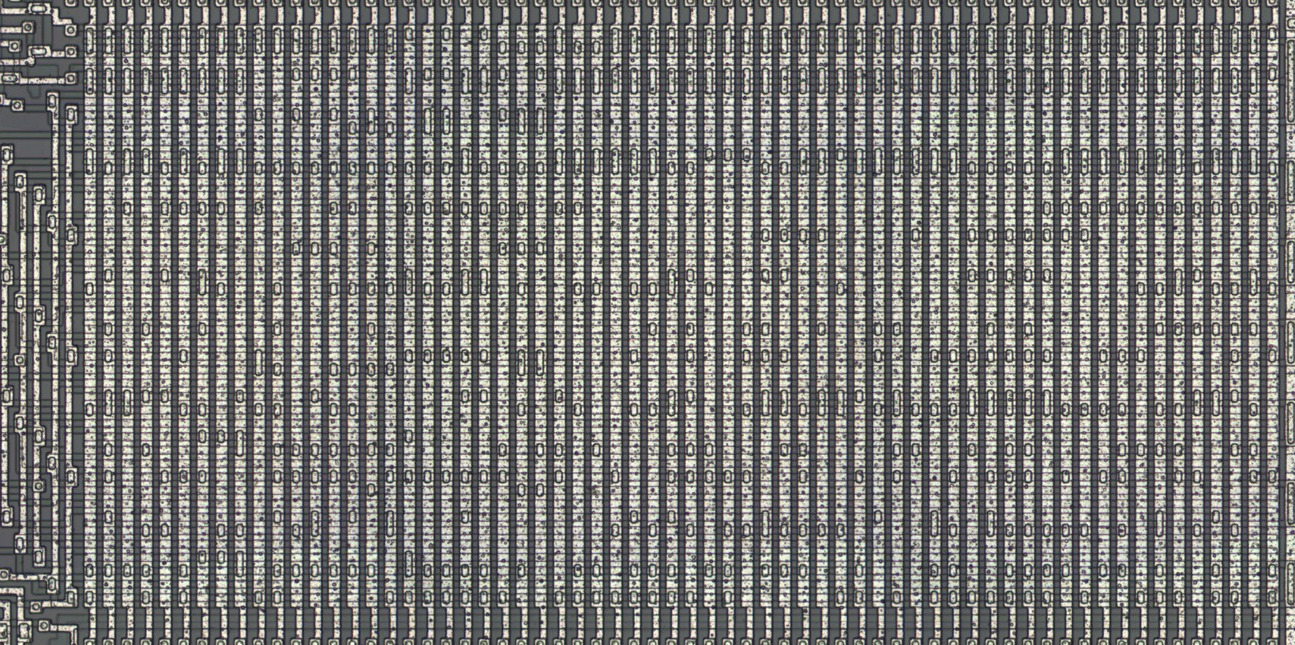
#> input picture specs/024-mockingboard-speech/rom-extraction/rom-region-source.jpg, 1295 x 645 px
$ python HgrPreprocess.py --input ../../../specs/024-mockingboard-speech/rom-extraction/rom-region-source.jpg --output out.png
#> lines starting #> are read from the running program, lines starting #| are printed output that depends on the picture
#!/usr/bin/env python
# ============================================================================
#  HgrPreprocess.py — convert a source image into an Apple //e HGR framebuffer
#
#  Reads an arbitrary RGB image (typically one of the cassowary photos under
#  Assets/), crops to the desired subject region, fits it into 280x192 with
#  optional letterbox padding for portrait subjects, color-quantizes to
#  Apple ][ HGR's per-byte palette pairs (white/black plus violet+green or
#  blue+orange depending on each byte's high bit), and emits the 8192-byte
#  HGR page-1 framebuffer as raw bytes.
#
#  HGR memory layout (Apple //e, page 1 at $2000):
#    addr = $2000
#         + 1024 * (row & 7)
#         + 128  * ((row >> 3) & 7)
#         +  40  * (row >> 6)
#  Each byte stores 7 horizontal pixels in bits 0..6 (LSB = leftmost).
#  Bit 7 picks the color palette pair: 0 = violet+green, 1 = blue+orange.
#  Within a byte, even-bit pixels (0,2,4,6) take the "phase A" color
#  (violet or blue), odd-bit pixels (1,3,5) take the "phase B" color
#  (green or orange). Two adjacent ON pixels appear as white due to NTSC
#  composite artifacting, two adjacent OFF pixels appear as black.
#
#  Determinism: PIL.Image.resize with a fixed resampling filter and our
#  own pure-python quantizer are deterministic across Pillow >= 9 on the
#  same input bytes, so re-running the script reproduces the same output.
# ============================================================================

import argparse
import sys

from pathlib import Path

from PIL import Image, ImageDraw, ImageFont


HGR_WIDTH      = 280
HGR_HEIGHT     = 192
HGR_BYTES      = 8192
ROW_BYTES      = 40
PIXELS_PER_BYTE = 7

# LoRes (40x48 16-color graphics, sharing text-page-1 RAM at $0400-$07FF).
# 24 text rows; each row's byte packs two LoRes pixel rows as (high
# nibble << 4) | low nibble. Only the first 40 columns of each text
# row are visible -- the remaining 88 bytes per 128-byte chunk are
# "screen holes" and can be left as zero on disk.
LORES_PAGE_BYTES   = 1024
LORES_TEXT_ROWS    = 24
LORES_PIXEL_ROWS   = 48
LORES_VISIBLE_COLS = 40
LORES_COLORS       = 16

# DHGR (560x192 in monochrome, 140x192 in 16-color mode). Uses HGR
# page 1 on BOTH main and aux RAM, with aux supplying even-x byte
# columns and main supplying odd-x. The framebuffer for one half is
# the same 8 KB layout as standard HGR.
DHGR_COLORS        = 16

# Default source-image crop, picked to capture the cassowary's full
# casque + head + neck + wattles from the standard portrait photo
# (`Assets/3a Mrs Cassowary closeup 8167.jpg`, 880x1600). Pass --crop
# on the command line to override for other source images.
DEFAULT_CROP   = (60, 40, 860, 1100)


# Approximate sRGB values for the six Apple ][ HGR colors. Sourced from
# the standard NTSC HGR palette commonly used by emulators (AppleWin,
# Virtual ][), close to what real composite hardware produces.
HGR_BLACK   = (0,   0,   0  )
HGR_WHITE   = (255, 255, 255)
HGR_VIOLET  = (170, 30,  220)
HGR_GREEN   = (40,  220, 60 )
HGR_BLUE    = (30,  130, 255)
HGR_ORANGE  = (255, 130, 30 )

# For each palette (bit7=0 / bit7=1), per-pixel-phase colors:
#   phase A = even bit position in the byte (bits 0,2,4,6)
#   phase B = odd  bit position in the byte (bits 1,3,5)
PALETTE_VG = (HGR_VIOLET, HGR_GREEN)    # bit7 = 0
PALETTE_BO = (HGR_BLUE,   HGR_ORANGE)   # bit7 = 1


def hgr_row_offset (row):
    return (1024 * (row & 7)
          +  128 * ((row >> 3) & 7)
          +   40 * (row >> 6))


# [5 lines left out: function color_distance_sq, not called in this run]


def nearest_hgr_target (src):
    # Hue-based classification into the 6 HGR rendered colors. Plain
    # RGB Euclidean distance gets confused by desaturated colors --
    # e.g. the cassowary's brown casque (~140,90,80, R approximately
    # B) lands closer to HGR_VIOLET (170,30,220, lots of B) than to
    # HGR_ORANGE (255,130,30) by sRGB distance, so the casque was
    # rendering purple. Routing by which channel dominates (warm vs
    # cool, then green) recovers brown -> orange / blue-grey -> blue
    # without distorting the saturated colors.
    r, g, b = src
    luma    = (r + g + b) // 3
    chroma  = max (r, g, b) - min (r, g, b)

    # Hard neutral cases first.
    if luma >= 220 and chroma <= 30:
        return "WHITE"
    if luma <= 35:
        return "BLACK"
    if chroma <= 20:
        # Truly grey pixel. Tip to WHITE if bright, BLACK if dark.
        return "WHITE" if luma >= 140 else "BLACK"

    # Dominant-channel routing. Note "approximately equal" tolerances
    # so a pixel with R=B+8 still counts as warm rather than purple.
    eq_tol = 18

    if g > r + eq_tol and g > b + eq_tol:
        return "GREEN"

    warm = r > b + eq_tol           # R noticeably > B  -> warm hue
    cool = b > r + eq_tol           # B noticeably > R  -> cool hue
    purple = (not warm) and (not cool) and (r > g) and (b > g)

    if purple:
        return "VIOLET"
    if warm:
        # Warm: brown, red, orange. Only fall to VIOLET if the pixel
        # is genuinely magenta-ish (lots of red AND lots of blue with
        # green much lower).
        if b > g + eq_tol and r >= b - eq_tol:
            return "VIOLET"
        return "ORANGE"
    if cool:
        # Cool: any blue dominance ends up here. Pure violet is rare
        # in nature; only redirect if both R and B are high but G is
        # very low.
        if r > g + eq_tol and b > r - eq_tol:
            return "VIOLET"
        return "BLUE"

    # Fallback: green-ish desaturated.
    return "GREEN"


def encode_byte (pixels, row, col_byte):
    # Step 1: classify each of the 7 source pixels into an HGR target.
    targets = []
    for bit in range (PIXELS_PER_BYTE):
        x = col_byte * PIXELS_PER_BYTE + bit
        targets.append (nearest_hgr_target (pixels[x, row]))

    # Step 2: pick the palette pair (bit 7 of the byte). Weight blue/
    # orange votes a little higher than violet/green so that color
    # pixels of those palettes pull the byte even when they're
    # outnumbered by neutral neighbours -- otherwise a single blue
    # pixel surrounded by leaf-green ones loses the palette vote and
    # gets demoted to black or wrong-color artifact.
    bo_votes = sum (2 for t in targets if t in ("BLUE", "ORANGE"))
    vg_votes = sum (1 for t in targets if t in ("VIOLET", "GREEN"))
    hi_bit   = 1 if bo_votes > vg_votes else 0

    if hi_bit == 1:
        even_x_name, odd_x_name = "BLUE", "ORANGE"
    else:
        even_x_name, odd_x_name = "VIOLET", "GREEN"

    # Step 3: place bits. Renderer rules (matches Casso's
    # AppleHiResMode::Render and real Apple HW NTSC artifacting):
    #   - Pixel OFF                -> BLACK
    #   - Isolated ON, even abs x  -> phase A color (violet or blue)
    #   - Isolated ON, odd  abs x  -> phase B color (green or orange)
    #   - ON with an ON neighbour  -> WHITE
    # CRITICAL: the parity that matters is the ABSOLUTE pixel x, not
    # the bit index within the byte. For odd byte indices the two
    # parities flip, so a "violet" target at bit 0 of byte_idx=1
    # actually sits at x=7 (odd) and would render GREEN unless we
    # account for the flip here.
    bits         = 0
    base_x       = col_byte * PIXELS_PER_BYTE
    for bit, tgt in enumerate (targets):
        if tgt == "WHITE":
            bits |= (1 << bit)
        elif tgt == "BLACK":
            pass
        else:
            x_is_even = ((base_x + bit) & 1) == 0
            want_on   = ((tgt == even_x_name and x_is_even) or
                         (tgt == odd_x_name  and not x_is_even))
            if want_on:
                bits |= (1 << bit)
            # else: wrong-palette color or wrong-phase position. Keep
            # OFF (black) instead of forcing ON, so the chromatic
            # pixels in this byte stay clean instead of being smeared
            # by white-artifact runs.

    return (hi_bit << 7) | bits


def image_to_hgr (img):
    if img.size != (HGR_WIDTH, HGR_HEIGHT):
        raise ValueError ("image must be 280x192 before bit-packing")

    rgb    = img.convert ("RGB")
    pixels = rgb.load ()
    out    = bytearray (HGR_BYTES)

    for row in range (HGR_HEIGHT):
        base = hgr_row_offset (row)
        for col_byte in range (ROW_BYTES):
            out[base + col_byte] = encode_byte (pixels, row, col_byte)

    return bytes (out)


# [132 lines left out: functions generate_color_bands_hgr, generate_lores_bars_lores, generate_dhgr_bands, not called in this run]


def paint_title (canvas, text, font_size=18, stroke_width=0, top_y=2):
    # Paint a centered title across the top of the canvas in white.
    # Canvas may be any width — the centering uses canvas.width, not
    # HGR_WIDTH, so this function works for both HGR (280) and DHGR
    # (560 dots / 280 letterbox / 140 color cells, depending on
    # caller). We try a few common Windows TrueType fonts at the
    # requested size; whatever we draw goes through the same color
    # pipeline as the rest of the image, so crisp white text relies
    # on the encoder's WHITE classification (bright + desaturated)
    # and adjacent-ON artifacting.
    candidates = [
        "segoeui.ttf",
        "tahoma.ttf",
        "verdana.ttf",
        "arial.ttf",
        "calibri.ttf",
    ]
    font = None
    for name in candidates:
        try:
            font = ImageFont.truetype (name, font_size)
            break
        except OSError:
            continue
    if font is None:
        font = ImageFont.load_default ()

    draw = ImageDraw.Draw (canvas)
    bbox = draw.textbbox ((0, 0), text, font=font, stroke_width=stroke_width)
    text_w = bbox[2] - bbox[0]
    text_x = (canvas.width - text_w) // 2 - bbox[0]

    # Drop a black "shadow" behind the white text so that, even where
    # the title overlaps the cassowary's casque or a leaf, the glyphs
    # have at least one black neighbour each side and the encoder can
    # render them as solid white instead of WHITE-pixel-next-to-color
    # which would just artifact garbage.
    pad = stroke_width + 1
    for dx in range (-pad, pad + 1):
        for dy in range (-pad, pad + 1):
            draw.text ((text_x + dx, top_y + dy), text,
                       font=font, fill=HGR_BLACK,
                       stroke_width=stroke_width, stroke_fill=HGR_BLACK)
    draw.text ((text_x, top_y), text,
               font=font, fill=HGR_WHITE,
               stroke_width=stroke_width, stroke_fill=HGR_WHITE)


def crop_and_fit (src_path, crop_box, letterbox, title=None,
                  title_size=18, title_stroke=0):
#> called with crop_box = (60, 40, 860, 1100), letterbox = True, title = 'Casso', title_size = 18, title_stroke = 0
    img = Image.open (src_path).convert ("RGB")
#> img is the input picture: PIL image 1295x645 RGB; mean R, G, B 120.1, 119.6, 117.3

    if crop_box is not None:
        img = img.crop (crop_box)
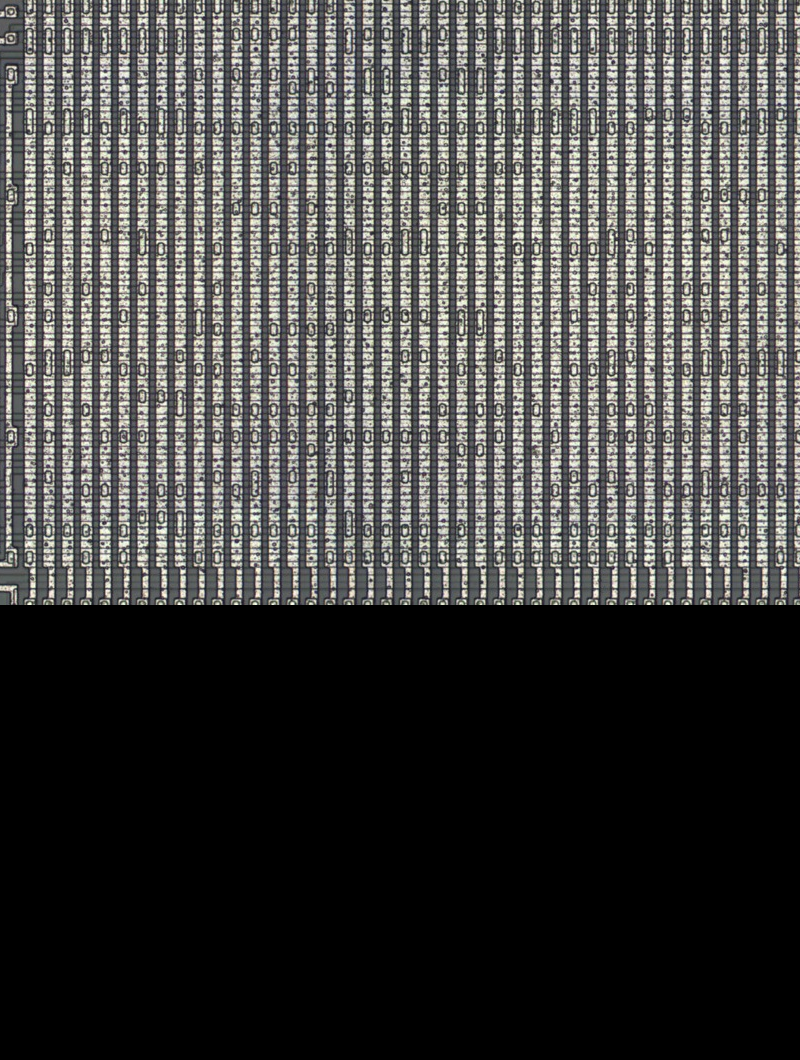
#> img: PIL image 800x1060 RGB; mean R, G, B 69.3, 69, 67.6

    src_w, src_h = img.size
#> src_w = 800; src_h = 1060
    target_aspect = HGR_WIDTH / HGR_HEIGHT
    src_aspect    = src_w / src_h
#> src_aspect = 0.755

    if letterbox:
        # Fit the cropped image entirely inside 280x192, padding the
        # short dimension with black. Preserves portrait subject
        # proportions (head + casque) at the cost of side bars.
        if src_aspect > target_aspect:
            new_w = HGR_WIDTH
            new_h = max (1, int (round (HGR_WIDTH / src_aspect)))
        else:
            new_h = HGR_HEIGHT
            new_w = max (1, int (round (HGR_HEIGHT * src_aspect)))
#> new_w = 145

        scaled = img.resize ((new_w, new_h), Image.LANCZOS)
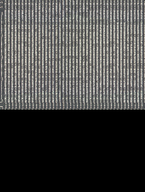
#> scaled: PIL image 145x192 RGB; mean R, G, B 69.4, 69, 67.7
        canvas = Image.new ("RGB", (HGR_WIDTH, HGR_HEIGHT), HGR_BLACK)
#> canvas: PIL image 280x192 RGB; every value is 0
        off_x  = (HGR_WIDTH  - new_w) // 2
#> off_x = 67
        off_y  = (HGR_HEIGHT - new_h) // 2
        canvas.paste (scaled, (off_x, off_y))
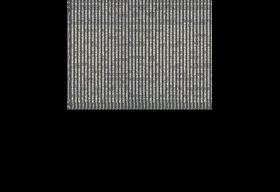
#> canvas: PIL image 280x192 RGB; mean R, G, B 35.9, 35.8, 35
        if title:
            paint_title (canvas, title, font_size=title_size, stroke_width=title_stroke)
#> in paint_title, `bbox = draw.textbbox ((0, 0), text, font=font, stroke_width=stroke_wid..`: bbox = (0, 4, 53, 17)
#> in paint_title, `text_w = bbox[2] - bbox[0]`: text_w = 53
#> in paint_title, `text_x = (canvas.width - text_w) // 2 - bbox[0]`: text_x = 113
        return canvas
    else:
        # Center-crop to target aspect, then resize. Loses content on the
        # long edge but fills the screen.
        if src_aspect > target_aspect:
            new_w   = int (src_h * target_aspect)
            crop_x  = (src_w - new_w) // 2
            img     = img.crop ((crop_x, 0, crop_x + new_w, src_h))
        else:
            new_h   = int (src_w / target_aspect)
            crop_y  = (src_h - new_h) // 2
            img     = img.crop ((0, crop_y, src_w, crop_y + new_h))

        canvas = img.resize ((HGR_WIDTH, HGR_HEIGHT), Image.LANCZOS)
        if title:
            paint_title (canvas, title, font_size=title_size, stroke_width=title_stroke)
        return canvas


# [8 lines left out: function parse_crop, not called in this run]


def main ():
    parser = argparse.ArgumentParser (description=__doc__)
    parser.add_argument ("--input",  default=None,
                         help="source image path (omit when --pattern is given)")
    parser.add_argument ("--output", required=True, help="raw HGR framebuffer output path")
    parser.add_argument ("--pattern",
                         choices=("bands", "lores-bars", "dhgr-bands-aux", "dhgr-bands-main"),
                         default=None,
                         help="emit a synthetic test pattern instead of "
                              "encoding an image. Options: 'bands' (HGR "
                              "6-color stripes, 8 KB), 'lores-bars' "
                              "(LoRes 16-color stripes packed into text "
                              "page 1, 1 KB), 'dhgr-bands-aux' / "
                              "'dhgr-bands-main' (DHGR 16-color stripes, "
                              "8 KB each side; ship both onto separate "
                              "disk tracks then RAMWRT-toggle when "
                              "loading)")
    parser.add_argument ("--crop",   type=parse_crop, default=DEFAULT_CROP,
                         help="optional source-image crop box "
                              "'left,top,right,bottom' applied before fitting "
                              "(default: tuned for the standard cassowary "
                              "portrait under Assets/)")
    parser.add_argument ("--no-letterbox", action="store_true",
                         help="center-crop to fill the screen instead of "
                              "padding with side bars")
    parser.add_argument ("--preview", default=None,
                         help="if set, also write a PNG preview of the "
                              "post-fit image at this path (handy for "
                              "iterating on --crop)")
    parser.add_argument ("--title", default="Casso",
                         help="centered title text painted across the top "
                              "of the framebuffer (default: 'Casso'; pass "
                              "'' to disable)")
    parser.add_argument ("--title-size", type=int, default=18,
                         help="title font pixel size (default: 18)")
    parser.add_argument ("--title-stroke", type=int, default=0,
                         help="extra stroke pixels around each glyph "
                              "(default: 0; bump to 1 for a heavier look)")
    args = parser.parse_args ()

    dst = Path (args.output)

    if args.pattern == "bands":
        data = generate_color_bands_hgr ()
    elif args.pattern == "lores-bars":
        data = generate_lores_bars_lores ()
    elif args.pattern == "dhgr-bands-aux":
        data, _ = generate_dhgr_bands ()
    elif args.pattern == "dhgr-bands-main":
        _, data = generate_dhgr_bands ()
    else:
        if args.input is None:
            print ("error: either --input or --pattern is required",
                   file=sys.stderr)
            return 1

        src = Path (args.input)
        if not src.is_file ():
            print (f"error: source image not found: {src}", file=sys.stderr)
            return 1

        img = crop_and_fit (src, args.crop,
                            letterbox=not args.no_letterbox,
                            title=args.title or None,
                            title_size=args.title_size,
                            title_stroke=args.title_stroke)

        if args.preview:
            Path (args.preview).parent.mkdir (parents=True, exist_ok=True)
            img.save (args.preview)

        data = image_to_hgr (img)

    # Size check varies by pattern.
    expected_size = None
    if args.pattern == "lores-bars":
        expected_size = LORES_PAGE_BYTES
    elif args.pattern in (None, "bands", "dhgr-bands-aux", "dhgr-bands-main"):
        expected_size = HGR_BYTES

    if expected_size is not None and len (data) != expected_size:
        print (f"error: expected {expected_size} bytes, got {len (data)}",
               file=sys.stderr)
        return 1

    dst.parent.mkdir (parents=True, exist_ok=True)
    dst.write_bytes (data)

    print (f"wrote {len (data)} bytes -> {dst}")
#| wrote 8192 bytes -> out.png
    return 0


if __name__ == "__main__":
    sys.exit (main ())
#> (the program exits here)
